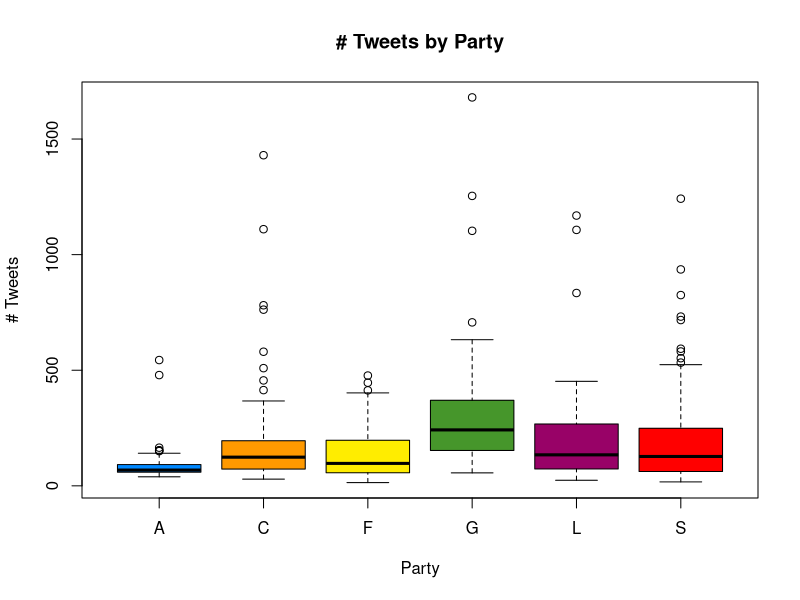
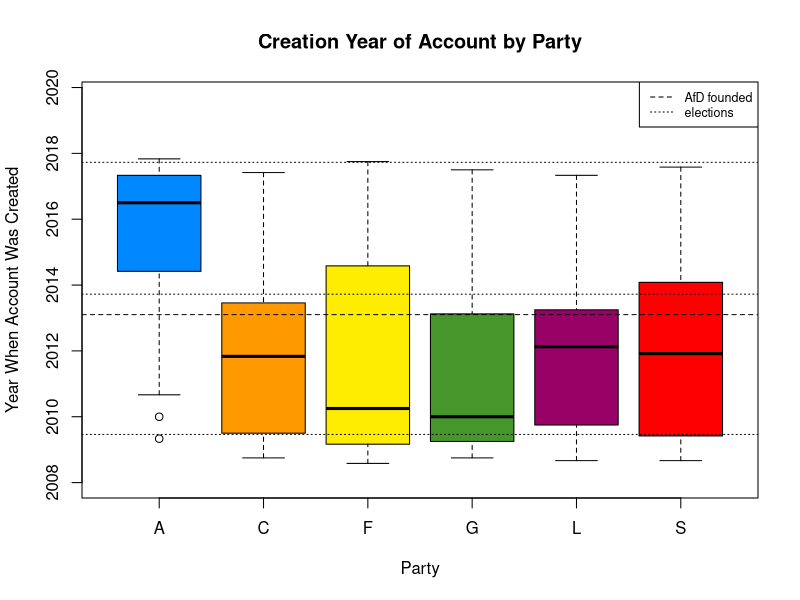
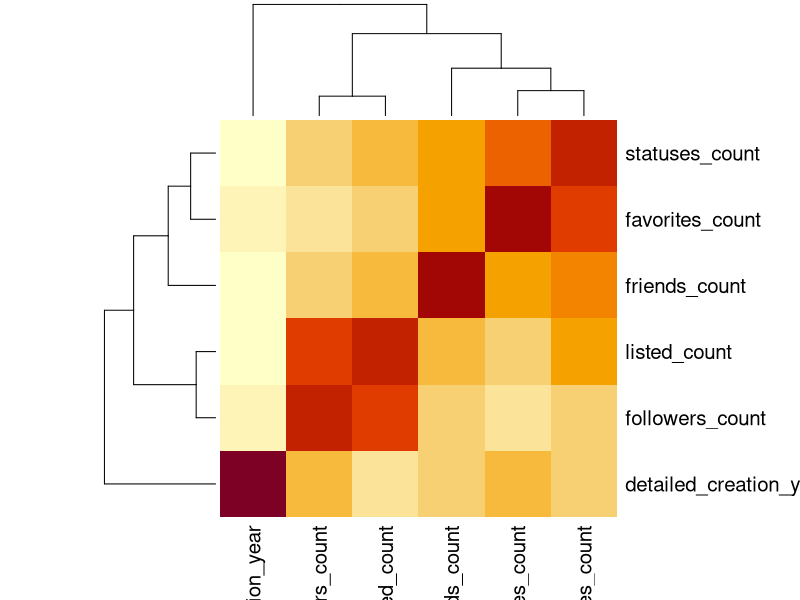

The R script that drew these images, in order:
library(ggplot2)
library(magrittr)
X <- read.table(
  "Polit_Affiliation_MPs.csv",
  header = TRUE,
  sep = ","
)
attach(X)

afd_blue <- "#0088ff"
cdu_orange <- "#FF9900"
fdp_yellow <- rgb(1, 237 / 255, 0)
greens_green <- "#46962b"
left_purple <- "#980267"
spd_red <- "#FF0000"
  
View(X)

boxplot(
  listed_count[followers_count < 100000] ~ party[followers_count < 100000], 
  main = "# Tweets by Party",
  xlab = "Party",
  ylab = "# Tweets",
  col = c(afd_blue, cdu_orange, fdp_yellow, greens_green, left_purple, spd_red)
)
options(scipen = 10)

screen_name <- as.character(screen_name)
party <- as.character(party)
screen_name[statuses_count == max(statuses_count[party == "A"])]
creation_date <- creation_date %>% 
  as.character %>% as.Date(format = "%Y-%m-%d")
creation_year <- creation_date %>% format(format = "%Y") %>% as.numeric
creation_month <- creation_date %>% format(format = "%m") %>% as.numeric
detailed_creation_year <- creation_year + (creation_month / 12)

boxplot(
  detailed_creation_year ~ party, 
  main = "Creation Year of Account by Party",
  xlab = "Party",
  ylab = "Year When Account Was Created",
  col = c(afd_blue, cdu_orange, fdp_yellow, greens_green, left_purple, spd_red), 
  ylim = c(2008, 2019.7)
)
abline(h = 2013 + (31 + 6) / 365, lty = "dashed")
abline(h = c(
  2013 + 264 / 365,
  2017 + 266 / 365,
  2009 + 169 / 365
), lty = "dotted")
legend(
  "topright", 
  legend = c("AfD founded", "elections"), 
  lty = c(2, 3),
  cex = 0.75
)

sum(statuses_count)
# meiste AfD-Politiker nach Gründung --> keine privaten Accounts
# Grüne und FDPler sind early adopter
# neue Accounts von FDP und SPD strecken sich bis nach 2013 --> wegen schlechter Wahlergebnisse?

heatmap(
  cor(cbind(favorites_count, followers_count, friends_count, listed_count, statuses_count, detailed_creation_year)),
  keep.dendro = TRUE
)